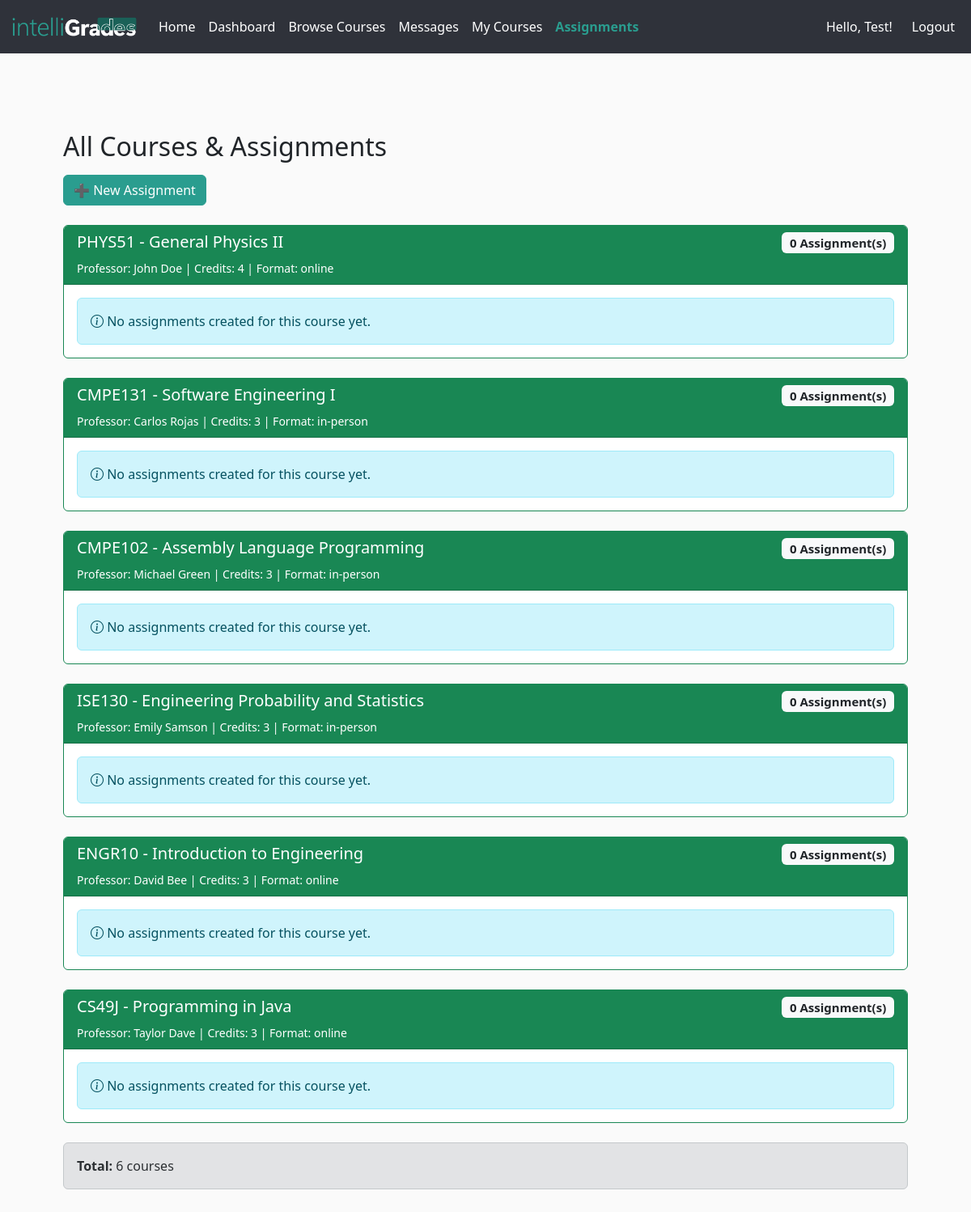
Page /assignments/ (signed in) on the committed database.
### app/models.py (models this page shows, shortened)
class Course(db.Model):
    __tablename__ = 'courses'
    id = db.Column(db.Integer, primary_key=True)
    code = db.Column(db.String(32), unique=True, nullable=False)
    title = db.Column(db.String(128), nullable=False)
    description = db.Column(db.Text)
    credits = db.Column(db.Integer, nullable=False)  # number of units/credits
    professor = db.Column(db.String(128), nullable=True)
    professor_id = db.Column(db.Integer, db.ForeignKey('users.id'), nullable=True)
    professor_user = db.relationship(
        'User',
        foreign_keys=[professor_id],
        backref='created_courses'
    )
    availability = db.Column(db.Boolean, default=True)
    format = db.Column(db.String(32), default='online')
    max_students = db.Column(db.Integer)
    created_at = db.Column(db.DateTime, default=datetime.utcnow)
    enrollments_rel = db.relationship(
        'Enrollment',
        backref='course',
        lazy='dynamic',
        cascade='all,delete-orphan'
    )
    assignments = db.relationship(
        'Assignment',
        back_populates='course',
        lazy='dynamic',
        cascade='all,delete-orphan'
    )
    announcements = db.relationship(
        'Announcement',
        back_populates='course',
        lazy='dynamic',
        cascade='all,delete-orphan'
    )

### app/assignments/routes.py (the view, shortened to what this page needs)
@assignments_bp.route('/')
@login_required
def index():
    courses_with_assignments = []
    if current_user.is_admin:
        all_courses = Course.query.all()
        for course in all_courses:
            assignments = course.assignments.all()
            courses_with_assignments.append({
                'course': course,
                'assignments': assignments,
                'assignment_count': len(assignments)
            })
    return render_template('assignments/assignments_list.html', courses_with_assignments=courses_with_assignments)

### app/__init__.py (called while the page is built)
@login_manager.user_loader
def load_user(user_id):
    return User.query.get(int(user_id))

### app/models.py (called while the page is built)
    @property
    def is_student(self):
        return self.role == self.ROLE_STUDENT

    @property
    def is_professor(self):
        return self.role == self.ROLE_PROFESSOR

    @property
    def is_admin(self):
        return self.role == self.ROLE_ADMIN

### app/assignments/templates/assignments/assignments_list.html (shortened to what this page needs)
{% extends "base.html" %} {% block body %}
<div class="container mt-5">
  <h2>All Courses & Assignments</h2>
  {% if current_user.is_admin or current_user.is_professor %}
  <div class="mb-3 mt-3 w-10">
    <a
      href="{{ url_for('assignments.create_assignment') }}"
      class="btn btn-primary text-white"
    >
      ➕ New Assignment
    </a>
  </div>
  {% endif %}
  {% if courses_with_assignments %} {% for item in courses_with_assignments %}
  <div class="card mt-4 border-success">
    <div class="card-header bg-success text-white">
      <h5>
        {{ item.course.code }} - {{ item.course.title }}
        <span class="badge bg-light text-dark float-end">
          {{ item.assignment_count }} Assignment(s)
        </span>
      </h5>
      <small>
        Professor: {{ item.course.professor }} | Credits: {{ item.course.credits
        }} | Format: {{ item.course.format }}
      </small>
    </div>
    <div class="card-body">
      {% if item.assignments %}
      <table class="table table-striped table-hover">
        <thead class="table-success">
          <tr>
            <th>#</th>
            <th>Assignment Title</th>
            <th>Description</th>
            <th>Due Date</th>
            <th>Max Points</th>
            <th>Created</th>
            <th>Actions</th>
          </tr>
        </thead>
        <tbody>
          {% for assignment in item.assignments %}
          <tr>
            <td>{{ loop.index }}</td>
            <td>
              <a
                href="{{ url_for('assignments.assignment_detail', assignment_id=assignment.id) }}"
                class="fw-bold"
                >{{ assignment.title }}</a
              >
            </td>
            <td>
              <small>
                {{ assignment.description[:80] }} {% if
                assignment.description|length > 80 %}...{% endif %}
              </small>
            </td>
            <td>
              {% if assignment.due_date %} {{ assignment.due_date.strftime('%b
              %d, %Y') }} {% else %}
              <span class="text-muted">No due date</span>
              {% endif %}
            </td>
            <td>{{ assignment.max_points }} pts</td>
            <td>
              <small class="text-muted">
                {{ assignment.created_at.strftime('%b %d, %Y') }}
              </small>
            </td>
            <td>
              {% if current_user.is_admin or current_user.is_professor %}
              <a
                class="btn btn-primary"
                href="{{ url_for('assignments.assignment_detail', assignment_id=assignment.id) }}"
              >
                Edit</a
              >
              |
              <form
                method="POST"
                action="{{ url_for('assignments.delete_assignment', assignment_id=assignment.id) }}"
                style="display: inline"
              >
                <button
                  type="submit"
                  class="btn btn-danger"
                  onclick="return confirm('Are you sure you want to delete this assignment?')"
                >
                  Delete
                </button>
              </form>
              | {% endif %}
            </td>
          </tr>
          {% endfor %}
        </tbody>
      </table>
      {% else %}
      <p class="alert alert-info mb-0">
        <i class="bi bi-info-circle"></i> No assignments created for this course
        yet.
      </p>
      {% endif %}
    </div>
  </div>
  {% endfor %}
  <div class="mt-4 alert alert-secondary">
    <strong>Total:</strong> {{ courses_with_assignments|length }} courses
  </div>
  {% else %}
  <p class="alert alert-warning mt-3">No courses available in the system.</p>
  {% endif %}
</div>
{% endblock %}

### app/static/styles.css (style rules this page uses)
body, #whatifTable thead tr, #whatifTable td, #whatifTable th { background-color: #fafafa; }
.btn-primary, .list-group-item.active { background-color: #2a9d8f; border-color: #2a9d8f; }

### rows in the picture
Course: course.code "PHYS51", course "General Physics II", course.professor "John Doe", course.credits "4", course.format "online"
Course: course.code "CMPE131", course "Software Engineering I", course.professor "Carlos Rojas", course.credits "3", course.format "in-person"
Course: course.code "CMPE102", course "Assembly Language Programming", course.professor "Michael Green", course.credits "3", course.format "in-person"
Course: course.code "ISE130", course "Engineering Probability and Statistics", course.professor "Emily Samson", course.credits "3", course.format "in-person"
Course: course.code "ENGR10", course "Introduction to Engineering", course.professor "David Bee", course.credits "3", course.format "online"
Course: course.code "CS49J", course "Programming in Java", course.professor "Taylor Dave", course.credits "3", course.format "online"

### other values in the picture
{{ username }} "Test"
{{ item.assignment_count }} "0" "0" "0" "0" "0" "0"
{{ courses_with_assignments|length }} "6"
